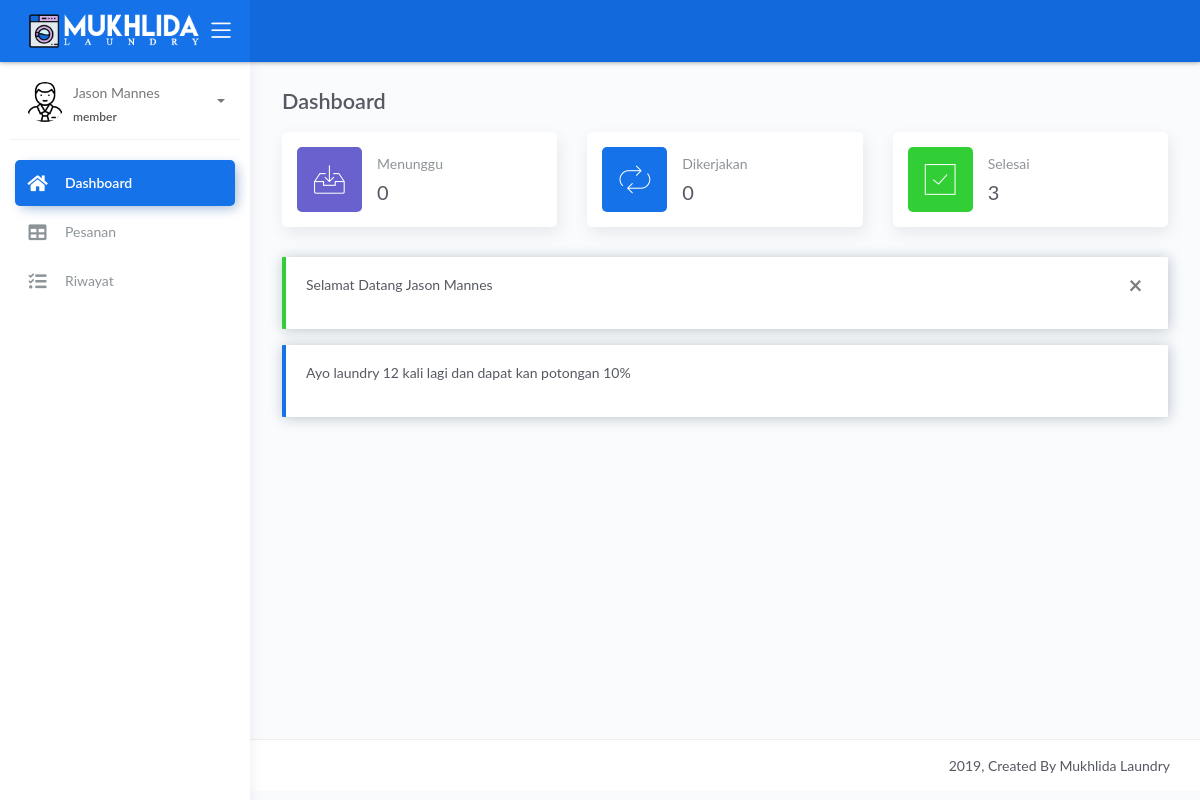
The page /member/index.php (signed in) on the database as committed earlier.
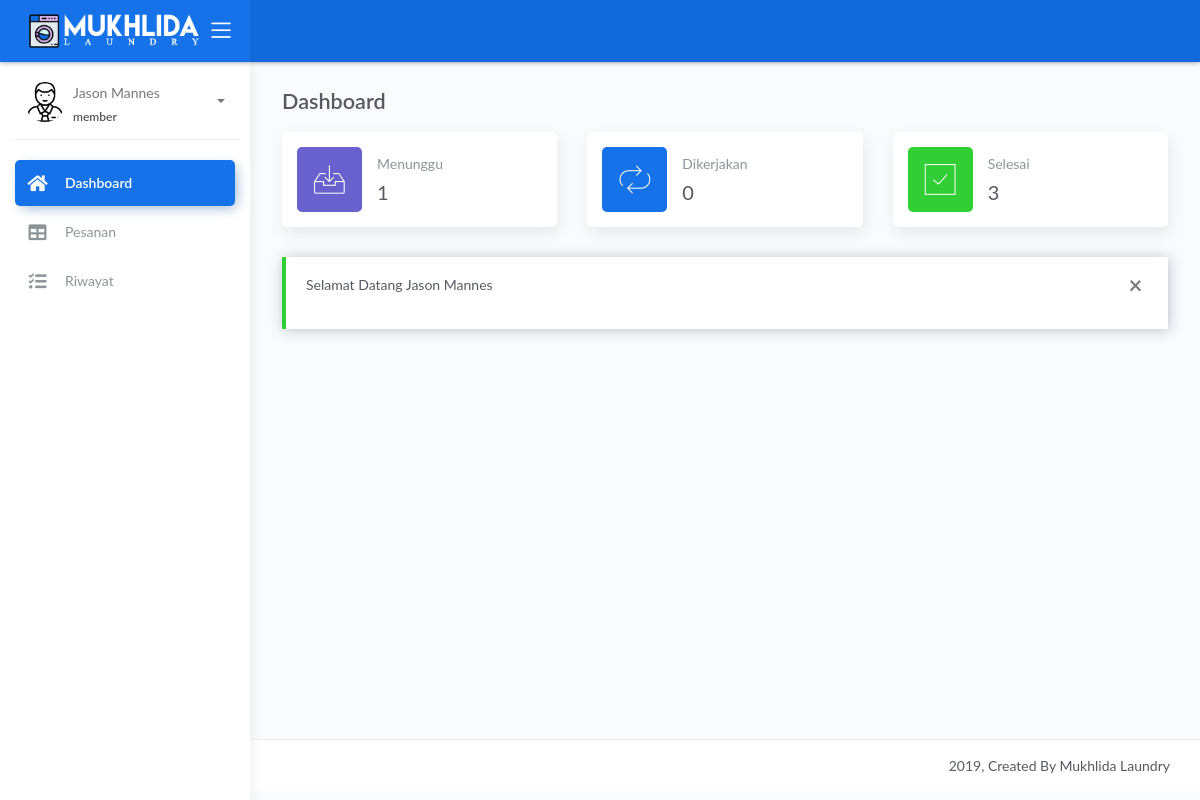
The same page on the database as committed later.
### tables this page shows
CREATE TABLE IF NOT EXISTS `diskon` (
  `pemesanan` int(3) NOT NULL,
  `potongan` int(3) NOT NULL,
  `updated_at` timestamp NULL DEFAULT CURRENT_TIMESTAMP ON UPDATE CURRENT_TIMESTAMP
);

CREATE TABLE IF NOT EXISTS `diskon_counter` (
  `id_member` varchar(5) NOT NULL,
  `counter` int(2) NOT NULL DEFAULT '0'
);

### member/sistem/content.php (called while the page is built, shortened)
<?php
$get_page = $_GET['page'];
switch ($get_page) {
    default:
        $title = 'Dashboard';
        break;
}

### member/index.php (the view, shortened to what the changed rows need)
<?php include_once 'sistem/content.php'; ?>
<!DOCTYPE html>
<html lang="en">
<head>
	<link rel="stylesheet" href="../assets/css/bootstrap.min.css">
    <link rel="stylesheet" href="../assets/css/atlantis.min.css">
	<link rel="stylesheet" href="../assets/css/fonts.min.css">
	<link rel="stylesheet" href="../assets/css/style.css">
</head>
<body>
	<div class="wrapper">
		<div class="main-panel">
			<div class="content">
				<?php include_once 'views/' . $page ?>
			</div>
		</div>
	</div>
</body>
</html>

### member/views/home.php (shortened to what the changed rows need)
<?php
$pesanan_counter = mysqli_fetch_assoc(mysqli_query($koneksi, "SELECT counter FROM diskon_counter WHERE id_member = '$_SESSION[id]'"));
$diskon = mysqli_fetch_assoc(mysqli_query($koneksi, "SELECT * FROM diskon"));
$menunggu = mysqli_fetch_assoc(mysqli_query($koneksi, "SELECT count(kode_transaksi) AS jml FROM transaksi WHERE status = '0' AND id_member = '$_SESSION[id]'"));
$dikerjakan = mysqli_fetch_assoc(mysqli_query($koneksi, "SELECT count(kode_transaksi) AS jml FROM transaksi WHERE status = '1' AND id_member = '$_SESSION[id]'"));
?>
<div class="page-inner">
    <div class="row heading">
        <div class="col-8">
            <h2 class="pb-2 fw-bold"><?= $title ?></h2>
        </div>
    </div>
    <div class="row">
        <div class="col-sm-12 col-md-4">
            <div class="card card-stats card-round">
                <div class="card-body">
                    <div class="row align-items-center">
                        <div class="col col-stats ml-3 ml-sm-0">
                            <div class="numbers">
                                <p class="card-category">Menunggu</p>
                                <h4 class="card-title"><?= $menunggu['jml'] ?></h4>
                            </div>
                        </div>
                    </div>
                </div>
            </div>
        </div>
    </div>
    <?php if ($pesanan_counter['counter'] < $diskon['pemesanan']): ?>
        <div class="alert alert-primary fade show" role="alert">
            <p>Ayo laundry <?= ($diskon['pemesanan'] - $pesanan_counter['counter']) ?> kali lagi dan dapat kan potongan <?= $diskon['potongan'] ?>&percnt;</p>
        </div>
    <?php endif; ?>
</div>

Rows that differ between the two databases and show on the page:
removed diskon: $diskon['pemesanan']-$pesanan_counter['counter'] "12", potongan "10"
Other text that changed with them:
$menunggu['jml']: "0" → "1"
text no longer shown: "Ayo laundry kali lagi dan dapat kan potongan %"
